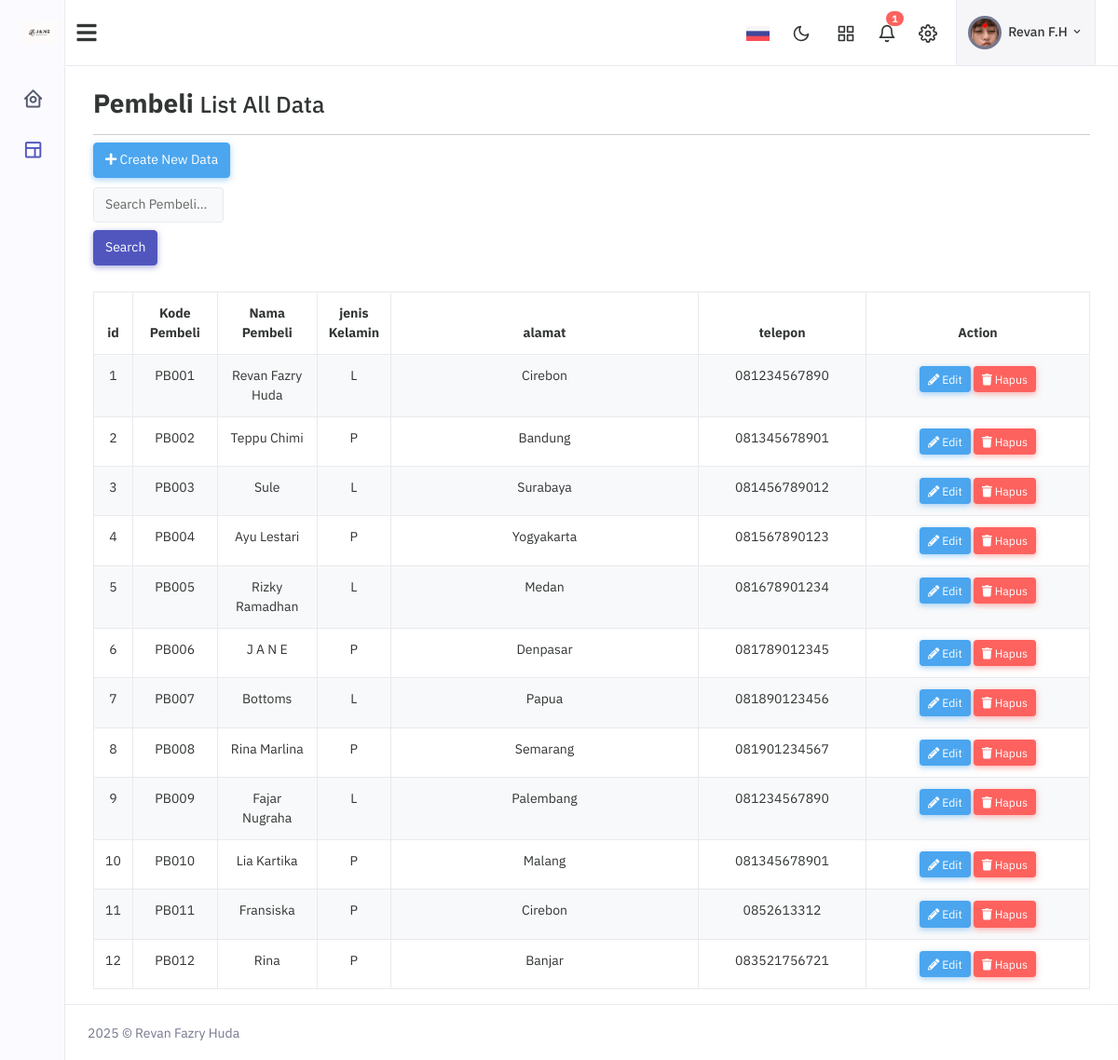
/pembeli/index.php, run on the app's committed database.
### tables this page shows
CREATE TABLE `pembeli` (
  `id` int NOT NULL,
  `kode_pembeli` varchar(10) NOT NULL,
  `nama_pembeli` varchar(50) NOT NULL,
  `jk` enum('L','P') NOT NULL,
  `alamat` varchar(50) NOT NULL,
  `telepon` varchar(13) NOT NULL
);

### db/database.php (called while the page is built, shortened)
<?php
class Database {
    private $pdo;
    public function __construct() {
        $dotenv = Dotenv\Dotenv::createImmutable(__DIR__ . "/..");
        $host = $_ENV["DB_HOST"];
        $dbname = $_ENV["DB_DATABASE"];
        $username = $_ENV["DB_USERNAME"];
        $password = $_ENV["DB_PASSWORD"];
        $charset = $_ENV["DB_CHARSET"];
    }
    private function connect($host, $dbname, $username, $password, $charset) {
        try {
            $this->pdo = new PDO("mysql:host={$host};dbname={$dbname};charset={$charset}", $username, $password);
            $this->pdo->setAttribute(PDO::ATTR_ERRMODE, PDO::ERRMODE_EXCEPTION);
        } catch (PDOException $e) {
            die("Database connection failed: " . $e->getMessage());
        }
    }
    public function query($sql, $params = []) {
        $stmt = $this->pdo->prepare($sql);
        if ($stmt) {
            $stmt->execute($params);
            return $stmt;
        } else {
            die("Error in query: " . print_r($this->pdo->errorInfo(), true));
        }
    }
}

### controllers/Pembeli.php (called while the page is built, shortened)
<?php
include_once('../models/PembeliModel.php');
class PembeliController
{
    private $model;
    public function __construct()
    {
        $this->model = new PembeliModel();
    }
    public function getPembeliList()
    {
        return $this->model->getPembeliList();
    }
}

### models/PembeliModel.php (called while the page is built, shortened)
<?php
include_once('../db/database.php');
class PembeliModel
{
    private $db;
    public function __construct()
    {
        $this->db = new Database();
    }
    public function getPembeliList()
    {
        $sql = 'SELECT * FROM Pembeli LIMIT 100';
        return $this->db->query($sql)->fetchAll(PDO::FETCH_ASSOC);
    }
}

### pembeli/index.php (the view, shortened to what this page needs)
<?php
include("../controllers/Pembeli.php");
include("../lib/functions.php");
$obj = new PembeliController();
$rows = $obj->getPembeliList();
?>
<div class="header icon-and-heading">
    <h2><strong>Pembeli</strong> <small>List All Data</small> </h2>
</div>
<hr style="margin-bottom:-2px;" />
<a style="margin:10px 0px;" class="btn btn-large btn-info" href="add.php"><i class="fa fa-plus"></i> Create New Data</a>
<div style="display: flex; flex-wrap: wrap; align-items: center; margin-bottom: 20px; ">
    <form method="GET" action="index.php" class="form-inline" style=" margin-right: 930px;">
        <input type="text" name="search" placeholder="Search Pembeli..." class="form-control mb-2" value="<?php echo isset($_GET['search']) ? $_GET['search'] : ''; ?>">
        <button type="submit" class="btn btn-primary mb-2">Search</button>
    </form>
</div>
<table class="table table-bordered table-striped text-center">
    <thead>
        <tr>
            <th>id</th>
            <th>Kode Pembeli</th>
            <th>Nama Pembeli</th>
            <th width="50">jenis Kelamin</th>
            <th width="330">alamat</th>
            <th width="180">telepon</th>
            <th width="240">Action</th>
        </tr>
    </thead>
    <tbody>
        <?php foreach ($rows as $row) { ?>
            <tr>
                <td><?php echo $row["id"]; ?></td>
                <td><?php echo $row["kode_pembeli"]; ?></td>
                <td><?php echo $row["nama_pembeli"]; ?></td>
                <td><?php echo $row["jk"]; ?></td>
                <td><?php echo $row["alamat"]; ?></td>
                <td><?php echo $row["telepon"]; ?></td>
                <td class="text-center" width="200">
                    <a class="btn btn-info btn-sm" href="edit.php?id=<?php echo $row['id']; ?>">
                        <i class="fa fa-pencil-alt"></i> Edit
                    </a>
                    <a class="btn btn-danger btn-sm" href="delete.php?id=<?php echo $row['id']; ?>">
                        <i class="fa fa-trash"></i> Hapus
                    </a>
                </td>
            </tr>
        <?php } ?>
    </tbody>
</table>

### data on the page
pembeli: id "1", kode_pembeli "PB001", nama_pembeli "Revan Fazry Huda", jk "L", alamat "Cirebon", telepon "081234567890"
pembeli: id "2", kode_pembeli "PB002", nama_pembeli "Teppu Chimi", jk "P", alamat "Bandung", telepon "081345678901"
pembeli: id "3", kode_pembeli "PB003", nama_pembeli "Sule", jk "L", alamat "Surabaya", telepon "081456789012"
pembeli: id "4", kode_pembeli "PB004", nama_pembeli "Ayu Lestari", jk "P", alamat "Yogyakarta", telepon "081567890123"
pembeli: id "5", kode_pembeli "PB005", nama_pembeli "Rizky Ramadhan", jk "L", alamat "Medan", telepon "081678901234"
pembeli: id "6", kode_pembeli "PB006", nama_pembeli "J A N E", jk "P", alamat "Denpasar", telepon "081789012345"
pembeli: id "7", kode_pembeli "PB007", nama_pembeli "Bottoms", jk "L", alamat "Papua", telepon "081890123456"
pembeli: id "8", kode_pembeli "PB008", nama_pembeli "Rina Marlina", jk "P", alamat "Semarang", telepon "081901234567"
pembeli: id "9", kode_pembeli "PB009", nama_pembeli "Fajar Nugraha", jk "L", alamat "Palembang", telepon "081234567890"
pembeli: id "10", kode_pembeli "PB010", nama_pembeli "Lia Kartika", jk "P", alamat "Malang", telepon "081345678901"
pembeli: id "11", kode_pembeli "PB011", nama_pembeli "Fransiska", jk "P", alamat "Cirebon", telepon "0852613312"
pembeli: id "12", kode_pembeli "PB012", nama_pembeli "Rina", jk "P", alamat "Banjar", telepon "083521756721"
